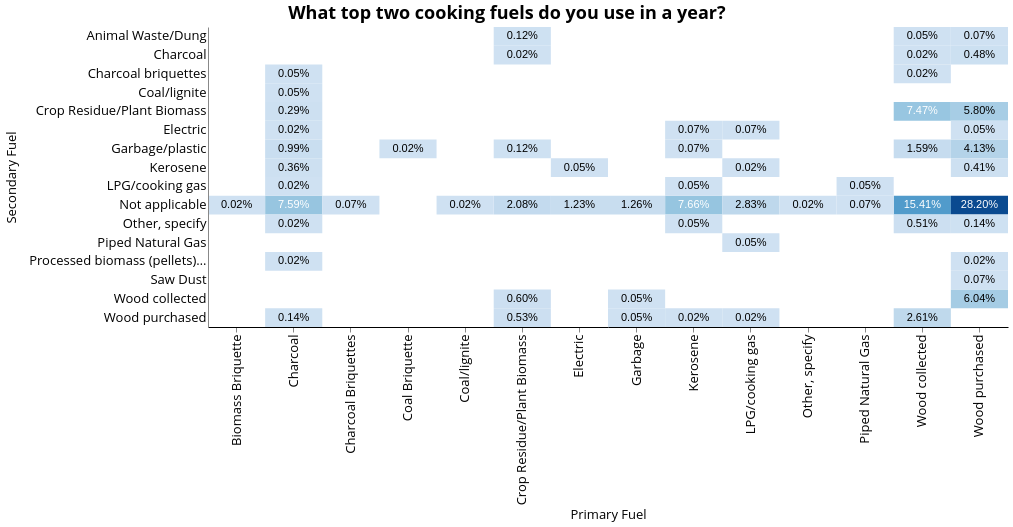

Vega-Lite specification stored for this chart:
### Vega-Lite specification from a JSON file in a GitHub repository (floating-point values rounded to 4 significant figures; data arrays with more than 128 entries replaced by an {"elided": "..."} marker saying what was removed)
{"width": 800, "height": 300, "config": {"title": {"fontSize": 18, "font": "Open Sans", "anchor": "center", "fontColor": "#000000"}, "axisX": {"domain": true, "domainColor": "#000000", "grid": false, "labelFont": "Open Sans", "labelFontSize": 13, "titleFont": "Open Sans", "titleFontSize": 13, "titleFontWeight": "normal", "title": "X Axis Title (units)"}, "axisY": {"domain": true, "grid": false, "gridColor": "#DEDDDD", "gridWidth": 1, "labelFont": "Open Sans", "labelFontSize": 13, "labelAngle": 0, "ticks": false, "titleFont": "Open Sans", "titleFontSize": 13, "titleFontWeight": "normal", "titlePadding": 10, "title": "Y Axis Title (units)"}, "range": {"category": ["#2980B9", "#003366", "#FFAE19", "#FF4500", "#438B28", "#45B39D", "#99ADC1", "#212F3C"]}, "legend": {"labelFont": "Open Sans", "labelFontSize": 13, "symbolType": "square", "symbolSize": 100, "titleFont": "Open Sans", "titleFontSize": 13, "titleFontWeight": "normal", "title": "Legend", "orient": "right", "offset": 0}, "tooltip": {"font": "Open Sans"}, "view": {"stroke": "transparent", "text": {"font": "Open Sans", "color": ["#2980B9", "#003366", "#FFAE19", "#FF4500", "#438B28", "#45B39D", "#99ADC1", "#212F3C"], "fontSize": 13, "align": "right", "fontWeight": 400, "size": 13}, "bar": {"size": 40, "binSpacing": 1, "continuousBandSize": 30, "discreteBandSize": 30, "fill": ["#2980B9", "#003366", "#FFAE19", "#FF4500", "#438B28", "#45B39D", "#99ADC1", "#212F3C"], "stroke": false}}}, "layer": [{"mark": "rect", "encoding": {"color": {"type": "quantitative", "field": "chart_count", "legend": null, "scale": {"scheme": "blues"}}, "x": {"type": "ordinal", "field": "i19a", "scale": {"paddingInner": 0}, "title": "Primary Fuel"}, "y": {"type": "ordinal", "field": "i19b", "scale": {"paddingInner": 0}, "title": "Secondary Fuel"}}, "selection": {"selector021": {"type": "single", "fields": ["locality"], "bind": {"input": "select", "options": [null, 0, 1], "labels": ["National", "Urban", "Rural"], "name": "Locality Breakdown  "}}, "selector022": {"type": "single", "fields": ["elc_aggr_tier"], "bind": {"input": "select", "options": [null, "Tier 0", "Tier 1", "Tier 2", "Tier 3", "Tier 4", "Tier 5"], "labels": ["All Tiers", "Tier 0", "Tier 1", "Tier 2", "Tier 3", "Tier 4", "Tier 5"], "name": "Tiers  "}}}, "transform": [{"aggregate": [{"op": "count", "as": "chart_count"}], "groupby": ["i19a", "i19b"]}]}, {"mark": {"type": "text", "baseline": "middle"}, "encoding": {"color": {"condition": {"value": "black", "test": "(datum.chart_count < 300)"}, "value": "white"}, "text": {"type": "quantitative", "field": "pct", "format": ".2%"}, "x": {"type": "ordinal", "field": "i19a", "scale": {"paddingInner": 0}, "title": "Primary Fuel"}, "y": {"type": "ordinal", "field": "i19b", "scale": {"paddingInner": 0}, "title": "Secondary Fuel"}}, "transform": [{"aggregate": [{"op": "count", "as": "chart_count"}], "groupby": ["i19a", "i19b"]}, {"joinaggregate": [{"op": "count", "field": "chart_count", "as": "count"}], "groupby": ["i19a", "i19b"]}, {"calculate": "(datum.chart_count / 4139)", "as": "pct"}]}], "data": {"name": "data-0e0bfcc3917cd5073279aef7c253cd02"}, "title": {"text": ["What top two cooking fuels do you use in a year?"], "color": "black", "subtitleColor": "black"}, "transform": [{"filter": {"selection": "selector021"}}, {"filter": {"selection": "selector022"}}], "$schema": "https://vega.github.io/schema/vega-lite/v4.8.1.json", "datasets": {"data-0e0bfcc3917cd5073279aef7c253cd02": {"elided": "4139 records"}}}
